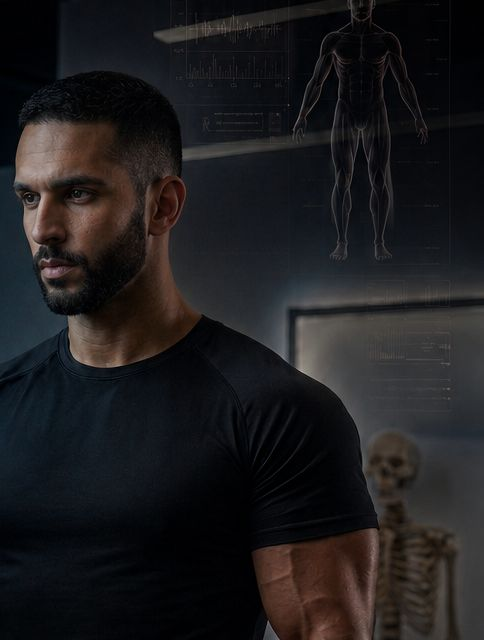
#> input picture site/img/coaching.jpg, 484 x 640 px
$ python -i thumbs.py   (imports and definitions only)
#> lines starting #> are read from the running program, lines starting #| are printed output that depends on the picture
#> further down, picture is the input picture: PIL image 484x640 RGB; mean R, G, B 29.1, 27.9, 29.7
"""Program cover thumbnails framed on the athlete (Abdullah, 15 Oct: list photos were cutting off the
sport and the movement). Finds the lit figure on the dark cover and crops a 4:5 frame around it."""
from pathlib import Path
from PIL import Image, ImageFilter

ROOT = Path(__file__).parent
SRC, DST = ROOT / "img" / "covers", ROOT / "img" / "thumbs"
W, H = 640, 800


def pct(vals, q):
    v = sorted(vals)
    return v[min(len(v) - 1, int(len(v) * q / 100))]


def frame(im):
    g = im.convert("L").resize((180, 240)).filter(ImageFilter.GaussianBlur(3))
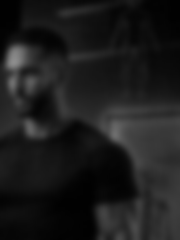
#> g: PIL image 180x240 L; min 1, max 141, mean 28.4
    px = list(g.get_flattened_data()) if hasattr(g, 'get_flattened_data') else list(g.getdata())
#> px = 43200 items
    thr = max(38, pct(px, 88))
#> thr = 56
    ys = [i // 180 for i, v in enumerate(px) if v > thr]
#> ys = 4759 values from 44 to 239
    xs = [i % 180 for i, v in enumerate(px) if v > thr]
#> xs = 4759 values, max 179 at index 1466, min 4 at index 430, mean 105.8
    if len(xs) < 20:
        return (0, 0, im.width, im.height)
    # trim stray light (rim glows, overlay lines) at the edges of the lit mass
    y0, y1 = pct(ys, 2), pct(ys, 99.5); x0, x1 = pct(xs, 3), pct(xs, 97)
#> after `y0, y1 = (pct(ys, 2), pct(ys, 99.5))`: y0 = 50; y1 = 238
#> after `x0, x1 = (pct(xs, 3), pct(xs, 97))`: x0 = 10; x1 = 178
    y0 -= (y1 - y0) * 0.16                                  # heads are often darker than the lit body
#> y0 = 19.92
    sx, sy = im.width / 180, im.height / 240
#> sx = 2.69; sy = 2.67
    x0, x1, y0, y1 = x0 * sx, x1 * sx, y0 * sy, y1 * sy
#> x0 = 26.89; x1 = 478.6; y0 = 53.12; y1 = 634.7
    bw, bh = (x1 - x0) * 1.25, (y1 - y0) * 1.18           # breathing room around the figure
#> bw = 564.7; bh = 686.2
    h = max(bh, bw * H / W, im.height * 0.62)               # never zoom in past ~1.6x
#> h = 705.8
    h = min(h, im.height); w = h * W / H
#> after `h = min(h, im.height)`: h = 640
#> after `w = h * W / H`: w = 512
    if w > im.width:
        w = im.width; h = w * H / W
#> after `w = im.width`: w = 484
#> after `h = w * H / W`: h = 605
    cx, cy = (x0 + x1) / 2, (y0 + y1) / 2
#> cx = 252.8; cy = 343.9
    l = min(max(cx - w / 2, 0), im.width - w); t = min(max(cy - h / 2, 0), im.height - h)
#> after `l = min(max(cx - w / 2, 0), im.width - w)`: l = 0
#> after `t = min(max(cy - h / 2, 0), im.height - h)`: t = 35
    return (int(l), int(t), int(l + w), int(t + h))


def build(force=False):
    n = 0
    for f in SRC.rglob("*.jpg"):
        out = DST / f.relative_to(SRC)
        if not force and out.exists() and out.stat().st_mtime >= f.stat().st_mtime:
            continue
        out.parent.mkdir(parents=True, exist_ok=True)
        im = Image.open(f).convert("RGB")
        im.crop(frame(im)).resize((W, H), Image.LANCZOS).save(out, quality=80, optimize=True, progressive=True)
        n += 1
    return n


# [2 lines not run here, left out]

>>> from PIL import Image
>>> picture = Image.open('img/coaching.jpg')
>>> result = frame(picture)
#> result = (0, 35, 484, 640)

$ run again, on site/img/series_fundamentals_f.jpg
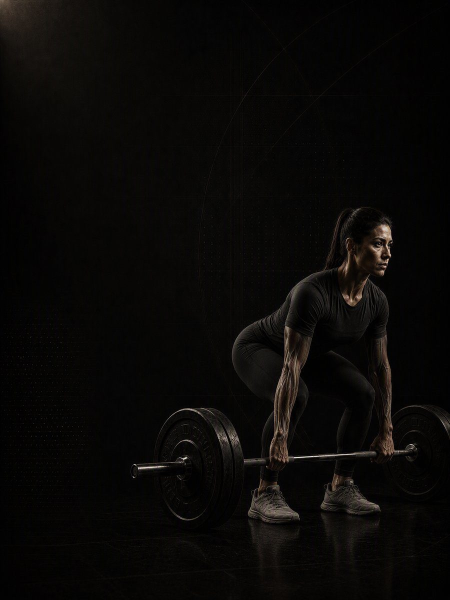
#> input picture site/img/series_fundamentals_f.jpg, 900 x 1200 px (shown at 1/2 size)
#> picture is the input picture: PIL image 900x1200 RGB; mean R, G, B 9.8, 8.6, 6.9
#> in frame, `g = im.convert("L").resize((180, 240)).filter(ImageFilter.GaussianBlur..`:
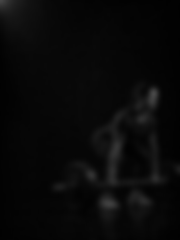
#> g: PIL image 180x240 L; min 1, max 72, mean 8.8
#> px = 43200 items
#> thr = 38
#> ys = 678 values from 0 to 208
#> xs = 678 values, max 157 at index 108, min 0 at index 0, mean 107.9
#> in frame, `y0, y1 = (pct(ys, 2), pct(ys, 99.5))`: y0 = 1; y1 = 208
#> in frame, `x0, x1 = (pct(xs, 3), pct(xs, 97))`: x0 = 2; x1 = 156
#> in frame, `y0 -= (y1 - y0) * 0.16`: y0 = -32.12
#> in frame, `x0, x1, y0, y1 = x0 * sx, x1 * sx, y0 * sy, y1 * sy`: x0 = 10; x1 = 780; y0 = -160.6; y1 = 1040
#> bw = 962.5; bh = 1416.7
#> in frame, `h = min(h, im.height)`: h = 1200
#> in frame, `w = h * W / H`: w = 960
#> cx = 395; cy = 439.7
#> l = 0
#> result = (0, 0, 900, 1125)

$ run again, on site/img/series_performance.jpg
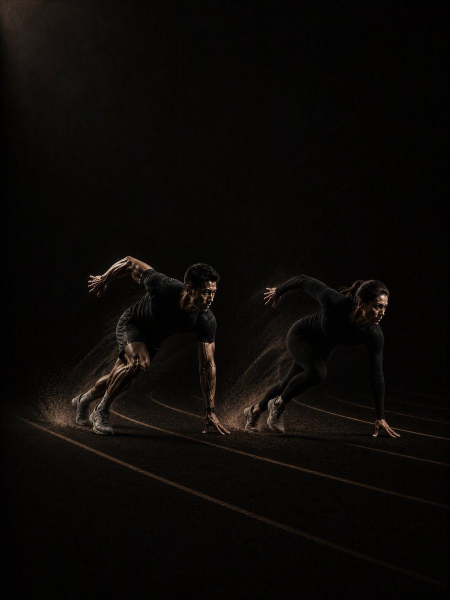
#> input picture site/img/series_performance.jpg, 900 x 1200 px (shown at 1/2 size)
#> picture is the input picture: PIL image 900x1200 RGB; mean R, G, B 11, 8.9, 6.7
#> in frame, `g = im.convert("L").resize((180, 240)).filter(ImageFilter.GaussianBlur..`:
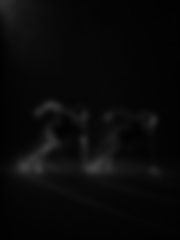
#> g: PIL image 180x240 L; min 1, max 65, mean 9.3
#> px = 43200 items
#> thr = 38
#> ys = 1040 values from 0 to 173
#> xs = 1040 values, max 153 at index 139, min 0 at index 0, mean 56.44
#> in frame, `y0, y1 = (pct(ys, 2), pct(ys, 99.5))`: y0 = 1; y1 = 173
#> in frame, `x0, x1 = (pct(xs, 3), pct(xs, 97))`: x0 = 4; x1 = 109
#> in frame, `y0 -= (y1 - y0) * 0.16`: y0 = -26.52
#> in frame, `x0, x1, y0, y1 = x0 * sx, x1 * sx, y0 * sy, y1 * sy`: x0 = 20; x1 = 545; y0 = -132.6; y1 = 865
#> bw = 656.2; bh = 1177.2
#> in frame, `w = h * W / H`: w = 941.7
#> cx = 282.5; cy = 366.2
#> l = 0
#> result = (0, 0, 900, 1125)

$ run again, on site/img/series_performance_f.jpg
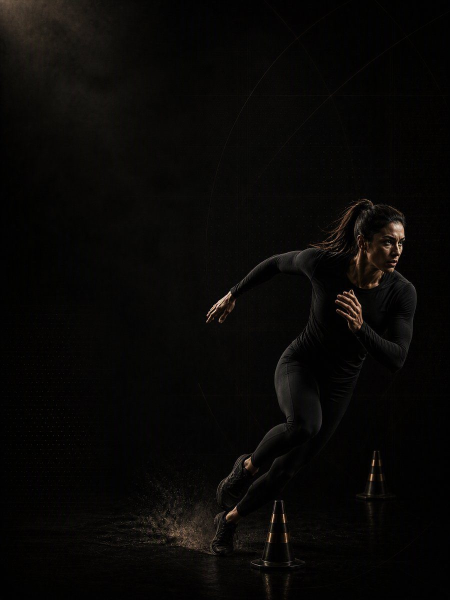
#> input picture site/img/series_performance_f.jpg, 900 x 1200 px (shown at 1/2 size)
#> picture is the input picture: PIL image 900x1200 RGB; mean R, G, B 9, 7.9, 6.2
#> in frame, `g = im.convert("L").resize((180, 240)).filter(ImageFilter.GaussianBlur..`:
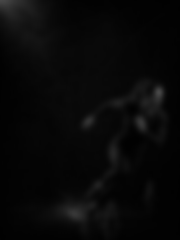
#> g: PIL image 180x240 L; min 1, max 71, mean 8.1
#> px = 43200 items
#> thr = 38
#> ys = 594 values from 0 to 218
#> xs = 594 values, max 162 at index 261, min 0 at index 0, mean 72.64
#> in frame, `y0, y1 = (pct(ys, 2), pct(ys, 99.5))`: y0 = 0; y1 = 218
#> in frame, `x0, x1 = (pct(xs, 3), pct(xs, 97))`: x0 = 1; x1 = 160
#> in frame, `y0 -= (y1 - y0) * 0.16`: y0 = -34.88
#> in frame, `x0, x1, y0, y1 = x0 * sx, x1 * sx, y0 * sy, y1 * sy`: x0 = 5; x1 = 800; y0 = -174.4; y1 = 1090
#> bw = 993.8; bh = 1492
#> in frame, `h = min(h, im.height)`: h = 1200
#> in frame, `w = h * W / H`: w = 960
#> cx = 402.5; cy = 457.8
#> l = 0
#> result = (0, 0, 900, 1125)
